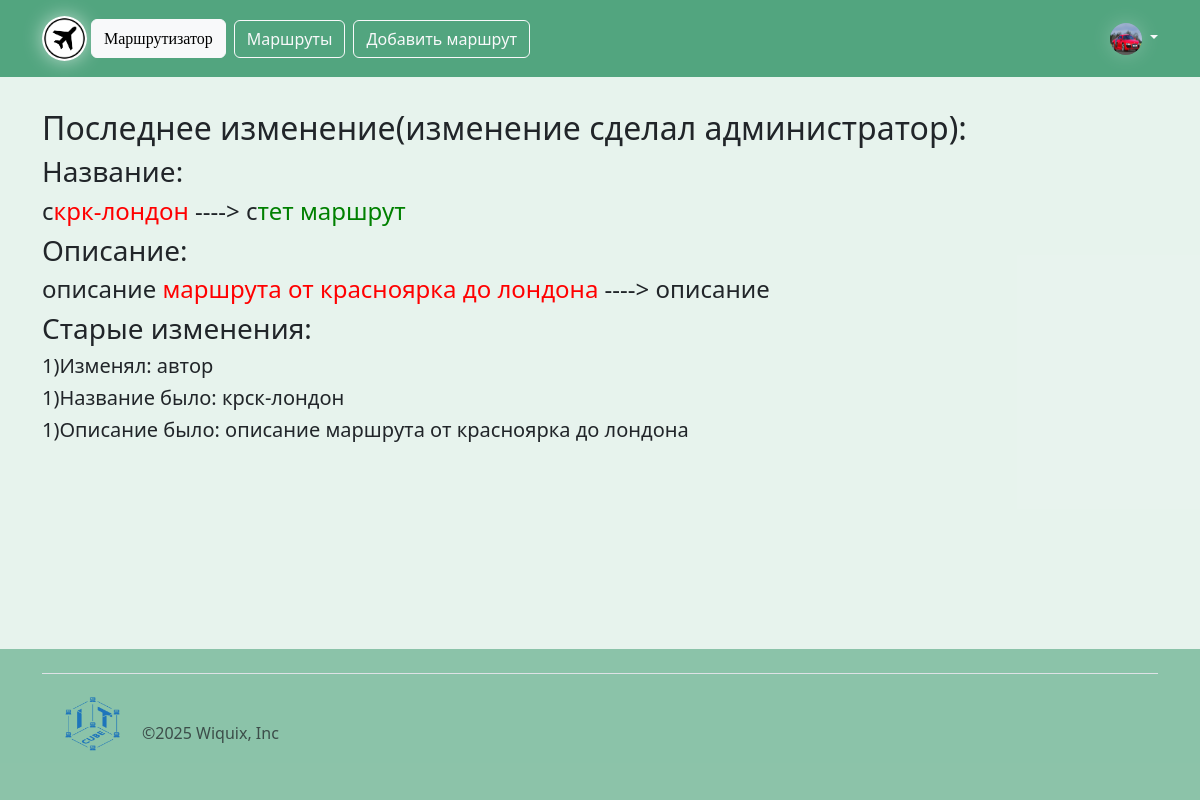
Page /history_route/2 (signed in) on the committed database.
### instance/DataBase.py (models this page shows)
class Users(db.Model, UserMixin):
    id = db.Column(db.Integer, primary_key=True)
    email = db.Column(db.String, unique=True)
    username = db.Column(db.String, unique=True)
    password = db.Column(db.String, nullable=False)
    ava = db.Column(db.String, nullable=False)
    admin = db.Column(db.Integer)
    verified = db.Column(db.Integer)

class Routes(db.Model, UserMixin):
    id = db.Column(db.Integer, primary_key=True)
    title = db.Column(db.String)
    description = db.Column(db.String)
    user_id = db.Column(db.Integer)
    rating = db.Column(db.String)
    status = db.Column(db.Integer)
    count_marks = db.Column(db.Integer, default=0)
    photos_id = db.Column(db.String)
    route_coords = db.Column(db.String)
    check_admin = db.Column(db.Integer)
    points_id = db.Column(db.String)
    mode = db.Column(db.String)

class History(db.Model, UserMixin):
    id = db.Column(db.Integer, primary_key=True)
    title = db.Column(db.String)
    description = db.Column(db.String)
    user_id = db.Column(db.Integer)
    rating = db.Column(db.String)
    status = db.Column(db.Integer)
    route_id = db.Column(db.Integer)
    last = db.Column(db.Integer)
    who_edit = db.Column(db.String, default="author")

### main.py (the view)
@app.route('/history_route/<int:id>', methods=["POST", "GET"])
@limiter.limit("5 per 20 seconds")
def history_route(id):
    route = Routes.query.filter_by(id=id).first()
    last_history = History.query.filter(History.route_id == id and History.last == 1).first()
    past_history = History.query.filter(History.route_id == id and History.last == 0).all()
    who_edit = ""
    if last_history is None:
        who_edit = ""
    elif last_history.who_edit == "admin":
        who_edit = "администратор"
    else:
        who_edit = "автор"
    no_edit_title = 0
    no_edit_description = 0
    red_text_title = ""
    green_text_title = ""
    just_text_title = ""
    red_text_description = ""
    green_text_description = ""
    just_text_description = ""
    if not (last_history is None):
        if route.title != last_history.title:
            for i in range(max(len(route.title), len(last_history.title))):
                try:
                    if route.title[i] == last_history.title[i]:
                        just_text_title += route.title[i]
                    else:
                        green_text_title += route.title[i]
                        red_text_title += last_history.title[i]
                except Exception as e:
                    if len(route.title) > len(last_history.title):
                        green_text_title += route.title[i:]
                    else:
                        red_text_title += last_history.title[i:]
                    break
        else:
            no_edit_title = 1
        if route.description != last_history.description:
            for i in range(max(len(route.description), len(last_history.description))):
                try:
                    if route.description[i] == last_history.description[i]:
                        just_text_description += route.description[i]
                    else:
                        green_text_description += route.description[i]
                        red_text_description += last_history.description[i]
                except Exception as e:
                    if len(route.description) > len(last_history.description):
                        green_text_description += route.description[i:]
                    else:
                        red_text_description += last_history.description[i:]
                    break
        else:
            no_edit_description = 1
    else:
        no_edit_title = 1
        no_edit_description = 1
    return render_template("history.html", just_text_title=just_text_title, red_text_title=red_text_title,
                           green_text_title=green_text_title, no_edit_title=no_edit_title,
                           just_text_description=just_text_description, red_text_description=red_text_description,
                           green_text_description=green_text_description, no_edit_description=no_edit_description,
                           past_history=past_history, who_edit=who_edit)

### main.py (called while the page is built)
@manager.user_loader
def load_user(user_id):
    return Users.query.get(user_id)

### templates/history.html (shortened to what this page needs)
{% extends 'base.html' %}
{% block main %}
    <br>
    <div style="display:table">
        <div style="display:table-cell">
            <h2>Последнее изменение{% if who_edit != "" %}(изменение сделал {{ who_edit }}):{% endif %}</h2>
            <h3>Название:</h3>
            {% if no_edit_title == 0 %}
            <h4><span>{{just_text_title}}</span><span style="color:red;">{{red_text_title}}</span>     ---->       <span><span>{{just_text_title}}</span><span style="color:green;">{{green_text_title}}</span></span></h4>
            {% else %}
            <h4>Нет изменений</h4>
            {% endif %}
            <h3>Описание:</h3>
            {% if no_edit_description == 0 %}
            <h4><span>{{just_text_description}}</span><span style="color:red;">{{red_text_description}}</span>     ---->       <span><span>{{just_text_description}}</span></span></h4>
            {% else %}
            <h4>Нет изменений</h4>
            {% endif %}
            {% if past_history|length > 0 %}
            <h3>Старые изменения:</h3>
            {% for i in range(past_history|length) %}
            <h5>{{ i+1 }})Изменял: {% if past_history[i].who_edit == "admin" %}автор{% else %}администратор{% endif %}</h5>
            <h5>{{ i+1 }})Название было: {{ past_history[i].title }}</h5>
            <h5>{{ i+1 }})Описание было: {{ past_history[i].description }}</h5>
            {% endfor %}
            {% endif %}
        </div>
    <br>
        </div>
{% endblock %}

### templates/base.html (shortened to what this page needs)
<!doctype html>
<html lang="ru">
  <head>
    <link href="https://cdn.jsdelivr.net/npm/bootstrap@5.3.0-alpha1/dist/css/bootstrap.min.css" rel="stylesheet">
    <link href="https://getbootstrap.com/docs/5.3/assets/css/docs.css" rel="stylesheet">
  </head>
  <body class="d-flex flex-column min-vh-100">
  <header class="p-3 text-bg-success bg-opacity-75">
    <div class="container">
      <div class="d-flex flex-wrap align-items-center justify-content-center justify-content-lg-start">
        <a href="/"><img src="/static/ico/main.ico" width="45" height="45" class="rounded-circle md" style="box-shadow:0px 0px 19px rgb(255 255 255 / 60%)"></a>
        <a href="/" class="btn btn-light mx-1"><font face="Franklin Gothic Medium" class="main-name">Маршрутизатор</font></a>
        <ul class="nav col-12 col-lg-auto me-lg-auto mb-2 justify-content-center mb-md-0">
          <li><a href="/all_routes/def" class="btn btn-outline-light mx-1">Маршруты</a></li>
          {% if current_user.is_authenticated %}
          <li><a href="/add_route" class="btn btn-outline-light mx-1">Добавить маршрут</a></li>
          {% endif %}
        </ul>
        {% if current_user.is_authenticated %}
          <div class="dropdown text-end">
            <a href="#" class="d-block link-light text-decoration-none dropdown-toggle" data-bs-toggle="dropdown" aria-expanded="false">
              <img src="/static/img/{{ current_user.ava }}" alt="ава" width="32" height="32" class="rounded-circle" style="box-shadow:0px 0px 19px rgb(255 255 255 / 25%)">
            </a>
          </div>
        {% else %}
          <div class="btn-group">
            <a href="/sign-up" class="btn text-white" style="background-color: #00BC00">Зарегистрироваться</a>
            <a href="/login" class="btn btn btn-light text-primary" style="border: 1px solid #FFFFFF">Войти</a>
          </div>
        {% endif %}
      </div>
    </div>
  </header>
<main class="flex-grow-1 bg-success p-2 text-dark bg-opacity-10">
    <div class="container">
        {% block main %}{% endblock %}
    </div>
</main>
<div class="bg-success bg-opacity-50 w-100 p-0">
  <div class="container">
    <footer class="d-flex flex-wrap justify-content-between align-items-center py-3 my-4 border-top">
      <div class="col-md-4 d-flex align-items-center">
        <img src="/static/ico/it-cube.png" height="70px" width="100px">
        <span class="mb-3 mt-3 mb-md-0 text-muted"> ©2025 Wiquix, Inc </span>
      </div>
    </footer>
  </div>
</div>
  </body>
</html>

### rows in the picture
Users: ava (picture)
Routes: description "описание"
History: title "крск-лондон", description "описание маршрута от красноярка до лондона"

### other values in the picture
{{ who_edit }} "администратор"
{{ just_text_title }} "с"
{{ red_text_title }} "крк-лондон"
{{ green_text_title }} "тет маршрут"
{{ red_text_description }} "маршрута от красноярка до лондона"
{{ i+1 }} "1"
